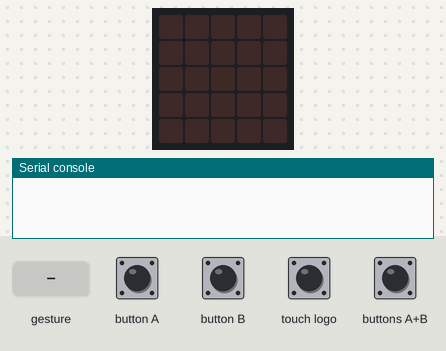
This program was run on a simulated BBC micro:bit (MakeCode). Shown: the board's 5×5 LED display, the last lines printed to the serial console. The inputs (shaded band) are chosen by the test bench. No radio messages arrive unless stated (any console line starting 'radio sent:' is added by the test bench); a tilt is held for 1.5 s and a shake lasts 1 s, then the board lies face up again.

Above: at 1.2 s.
1.3 s: button A pressed for 0.15 s
At 1.9 s:
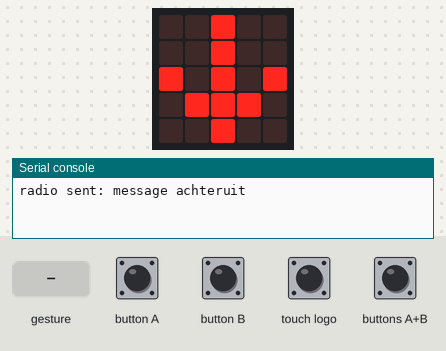
2.9 s: button B pressed for 0.15 s
At 4.2 s:
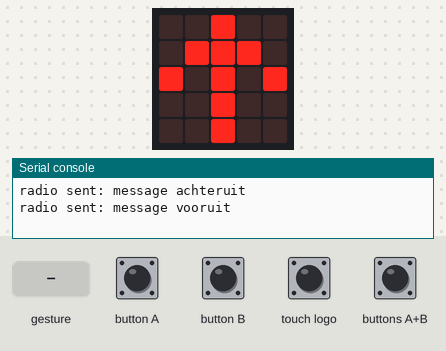
4.5 s: buttons A+B pressed for 0.15 s
At 5.5 s:
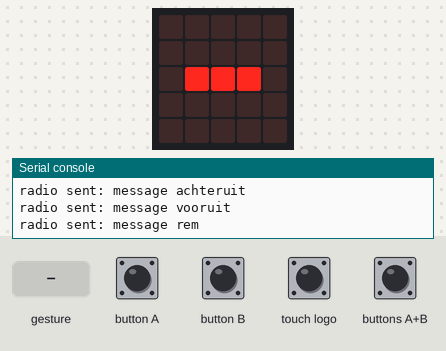
6.1 s: gesture 'tilt right'
At 7.3 s:
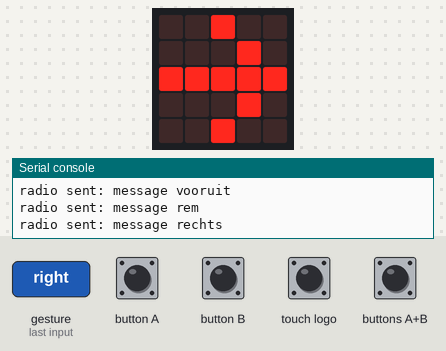
7.7 s: gesture 'tilt left'
At 8.4 s:
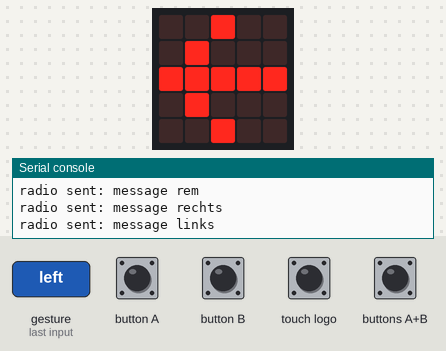
Timing chart, 0 to 10.7 s (numbered marks = the images above; inputs shaded):
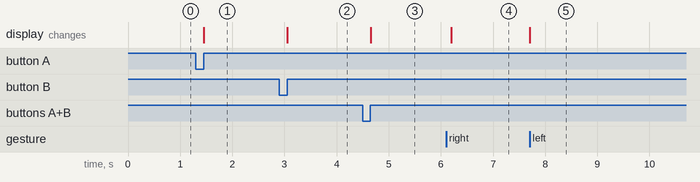

The program:

main.ts
```typescript
enum RadioMessage {
    StartTijd = 340,
    Finish = 5694,
    rechtdoor = 12848,
    Checkpoint1 = 25201,
    links = 30556,
    Checkpoint2 = 32327,
    rechts = 39515,
    achteruit = 43484,
    vooruit = 44692,
    message1 = 49434,
    Checkpoint4 = 53120,
    Start = 56380,
    rem = 58635,
    Checkpoint3 = 63779
}
input.onButtonPressed(Button.A, function () {
    radio.sendMessage(RadioMessage.achteruit)
    basic.showArrow(ArrowNames.South)
})
input.onLogoEvent(TouchButtonEvent.Pressed, function () {
    radio.sendMessage(RadioMessage.rechtdoor)
})
input.onGesture(Gesture.TiltRight, function () {
    radio.sendMessage(RadioMessage.rechts)
    basic.showArrow(ArrowNames.East)
})
input.onButtonPressed(Button.AB, function () {
    radio.sendMessage(RadioMessage.rem)
    basic.showLeds(`
        . . . . .
        . . . . .
        . # # # .
        . . . . .
        . . . . .
        `)
})
input.onButtonPressed(Button.B, function () {
    radio.sendMessage(RadioMessage.vooruit)
    basic.showArrow(ArrowNames.North)
})
input.onGesture(Gesture.TiltLeft, function () {
    radio.sendMessage(RadioMessage.links)
    basic.showArrow(ArrowNames.West)
})
radio.onReceivedMessage(RadioMessage.StartTijd, function () {
    for (let index = 0; index < 9999999999; index++) {
        serial.writeValue("Secondes", Sec)
        serial.writeValue("Minuten", Min)
        basic.pause(1000)
        Sec += 1
    }
})
let Min = 0
let Sec = 0
radio.setTransmitPower(7)
radio.setGroup(35)
basic.forever(function () {
    if (Sec == 60) {
        Sec = 0
        Min += 1
    }
})
```

test.ts
```typescript
// tests gaan hier; deze zal niet worden gecompileerd wanneer dit pakket wordt gebruikt als extensie.
```

Measured:
- after the input at 1.3 s, the display: changes after 0.15 s (image 1)
- after the input at 2.9 s, the display: changes after 0.15 s (image 2)
- after the input at 4.5 s, the display: changes after 0.15 s (image 3)
- after the input at 6.1 s, the display: changes after 0.10 s (image 4)
- after the input at 7.7 s, the display: changes at once (image 5)
